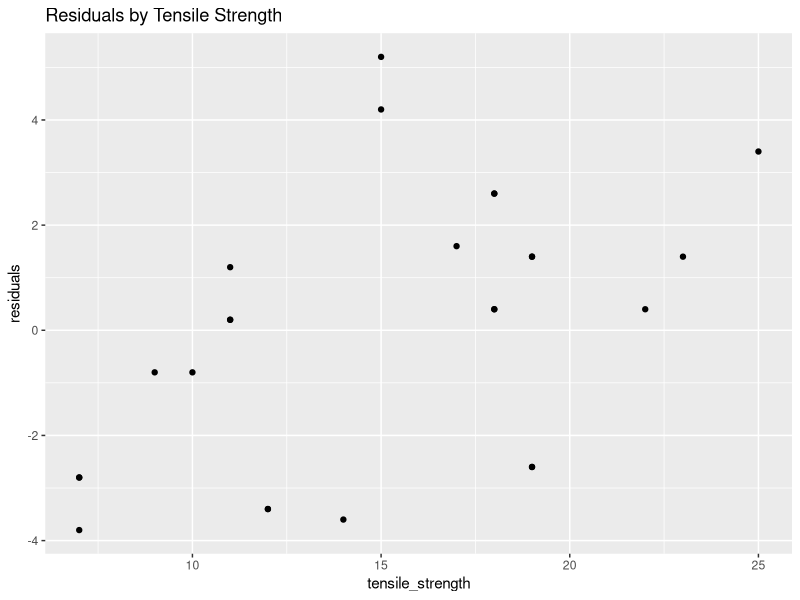
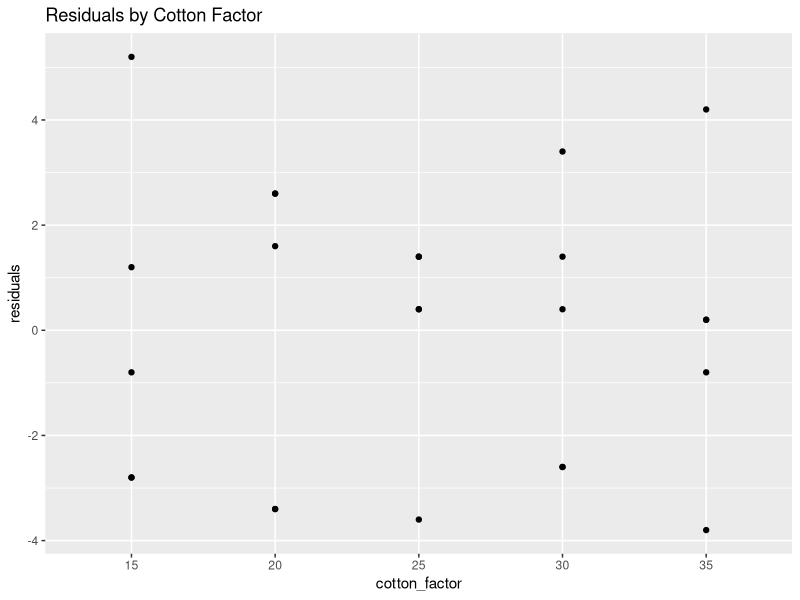
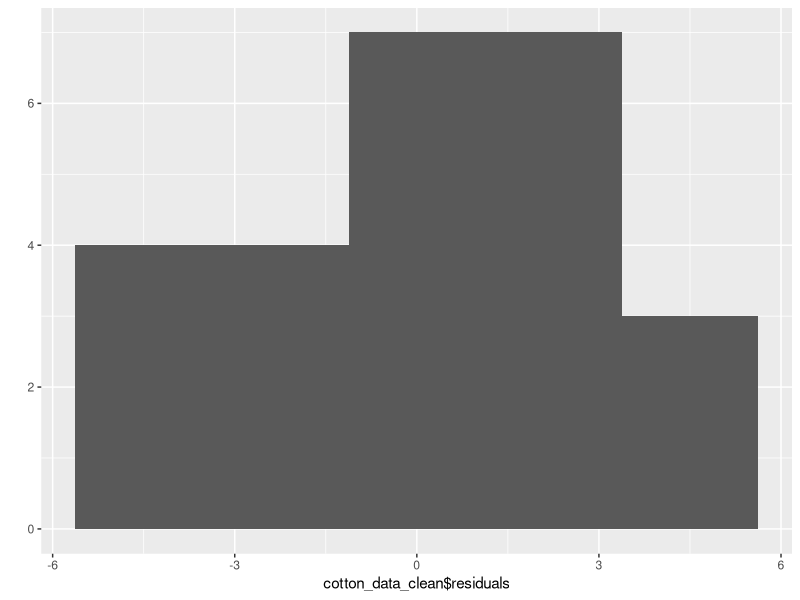
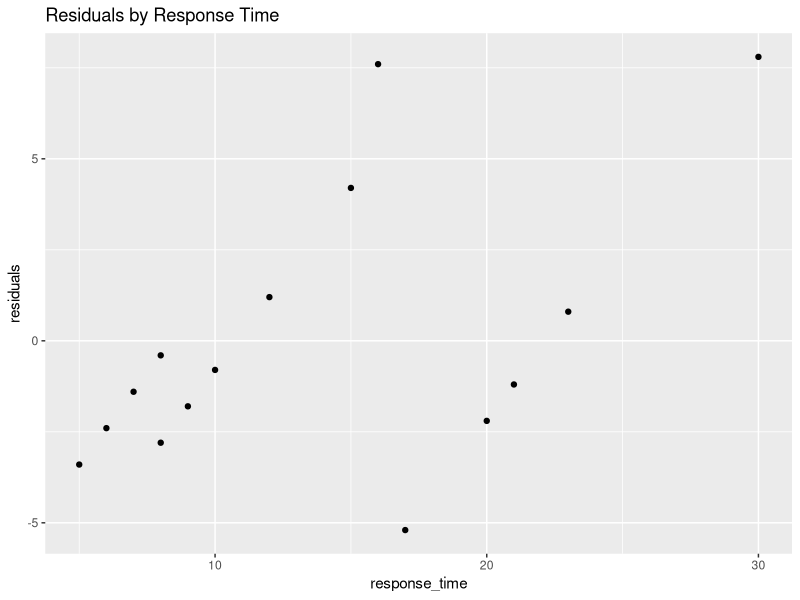
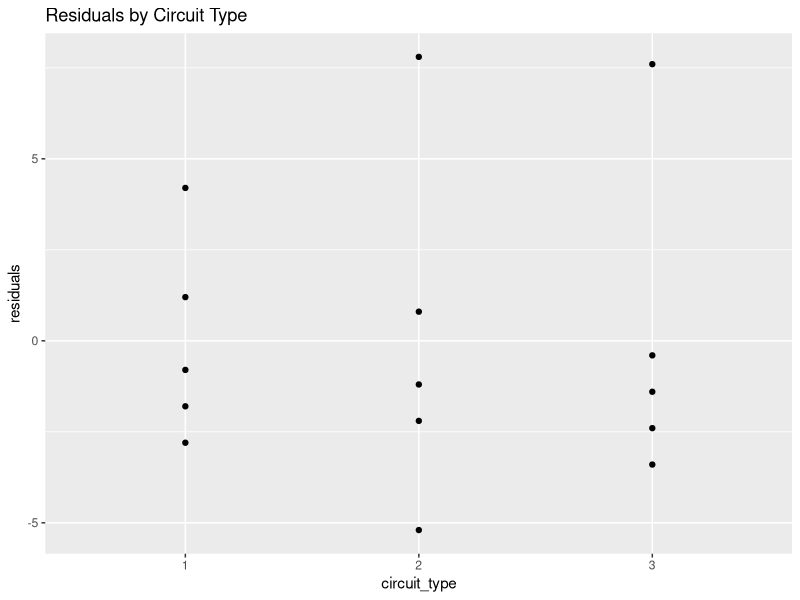
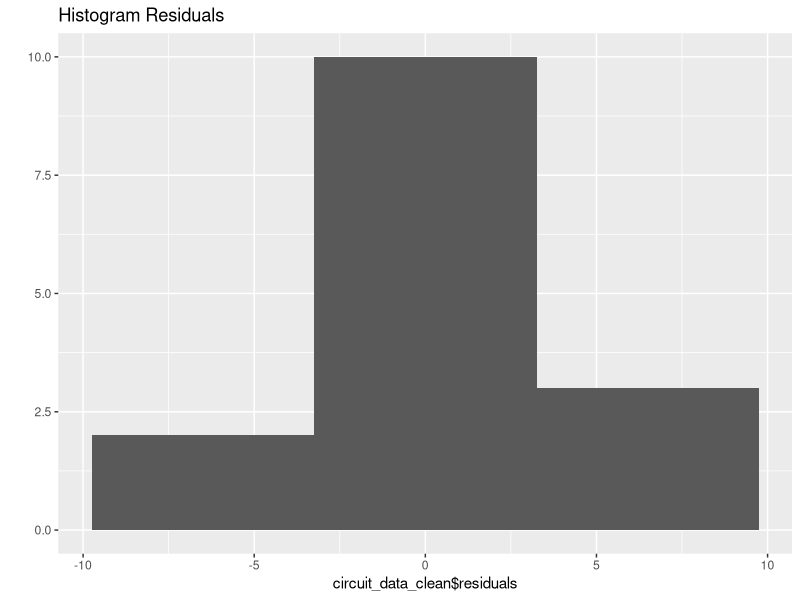
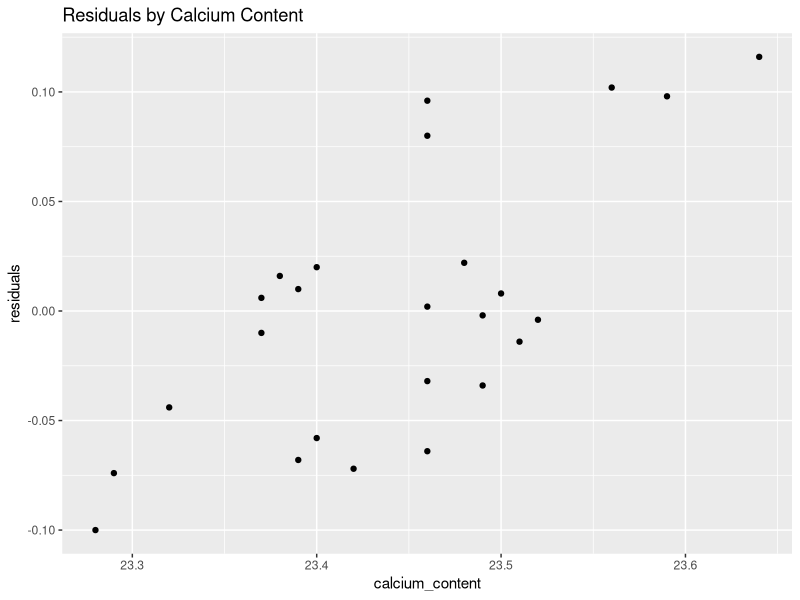
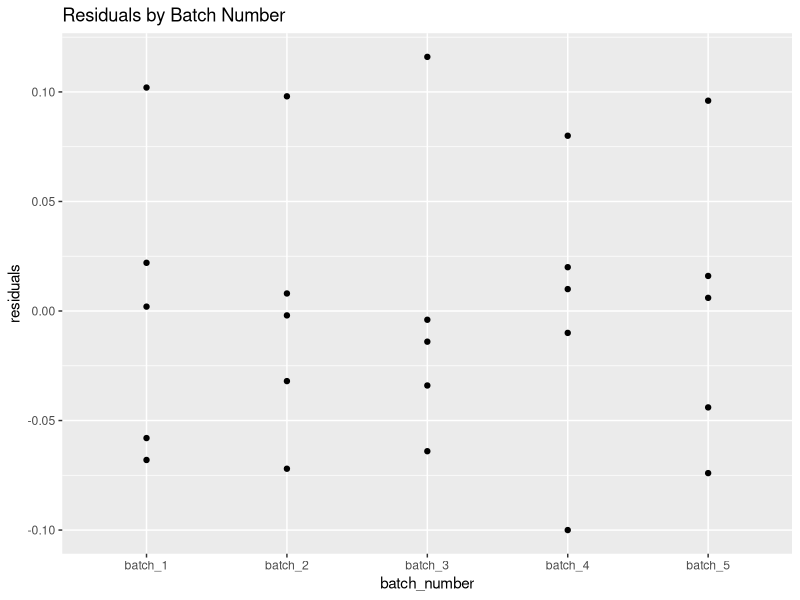

These charts were generated, in order, by the following R code:
## ---- chunk 1
library(tidyverse)
## ---- chunk 2
cotton_data <- tibble(
  cotton_factor = gl(n = 5, k = 5, label = c("15", "20", "25", "30", "35")),
  tensile_strength = c(7, 7, 15, 11, 9, 12, 17, 12, 18, 18, 14, 19, 19, 18, 18, 19, 25, 22, 19, 23, 7, 10, 11, 15, 11))

cotton_anova <- aov(tensile_strength ~ cotton_factor, data = cotton_data)

cotton_data_clean <- cotton_data %>%
  mutate(residuals = cotton_anova$residuals)

ggplot(data = cotton_data_clean, aes(x = tensile_strength, y = residuals)) +
  geom_point() +
  labs(title = "Residuals by Tensile Strength")
## ---- chunk 3
ggplot(data = cotton_data_clean, aes(x = cotton_factor, y = residuals)) + 
  geom_point() +
  labs(title = "Residuals by Cotton Factor")
## ---- chunk 4
qplot(cotton_data_clean$residuals) +
  stat_bin(bins = 5)
## ---- chunk 5
circuit_data <- tibble(
  circuit_type = gl(n = 3, k = 5, labels = c("1", "2", "3")),
  response_time = c(9, 12, 10, 8, 15, 20, 21, 23, 17, 30, 6, 5, 8, 16, 7)
)

circuit_anova <- aov(response_time ~ circuit_type, data = circuit_data)

circuit_data_clean <- circuit_data %>%
  mutate(residuals = circuit_anova$residuals)

ggplot(data = circuit_data_clean, aes(x = response_time, y = residuals)) +
  geom_point() +
  labs(title = "Residuals by Response Time")
## ---- chunk 6
ggplot(data = circuit_data_clean, aes(x = circuit_type, y = residuals)) + 
  geom_point() +
  labs(title = "Residuals by Circuit Type")
## ---- chunk 7
qplot(circuit_data_clean$residuals) +
  stat_bin(bins = 3) +
  labs(title = "Histogram Residuals")
## ---- chunk 8
calcium_data <- tibble(
  batch_number = gl(n = 5, k = 5, labels = c("batch_1", "batch_2", "batch_3",
                                              "batch_4", "batch_5")),
  calcium_content = c(23.46, 23.48, 23.56, 23.39, 23.40, 23.59, 23.46, 23.42, 23.49, 23.50, 23.51, 23.64, 23.46, 23.52, 23.49, 23.28, 23.40, 23.37, 23.46, 23.39, 23.29, 23.46, 23.37, 23.32, 23.38)
)

calcium_anova <- aov(calcium_content ~ batch_number, data = calcium_data)

calcium_data_clean <- calcium_data %>%
  mutate(residuals = calcium_anova$residuals)

ggplot(data = calcium_data_clean, aes(x = calcium_content, y = residuals)) +
  geom_point() +
  labs(title = "Residuals by Calcium Content")
## ---- chunk 9
ggplot(data = calcium_data_clean, aes(x = batch_number, y = residuals)) + 
  geom_point() +
  labs(title = "Residuals by Batch Number")

## ---- chunk 10
qplot(calcium_data_clean$residuals) +
  stat_bin(bins = 3) +
  labs(title = "Histogram Residuals")
